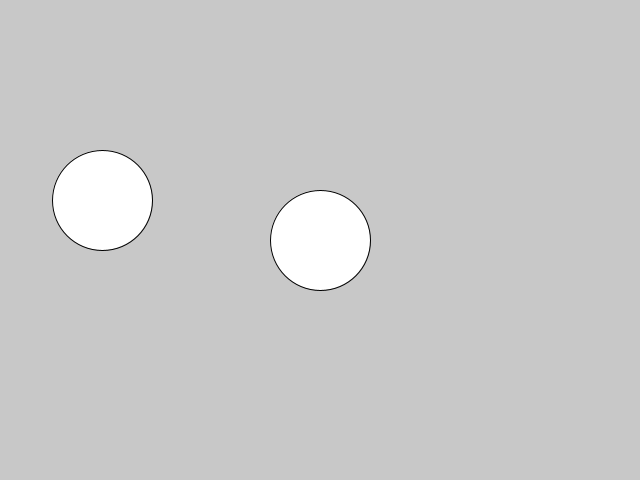
Frame 1 (no input)
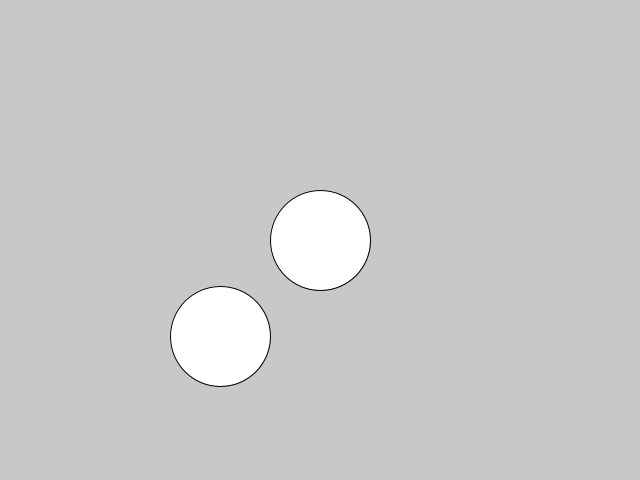
Frame 60 (the mouse pressed at the canvas centre just before this capture)
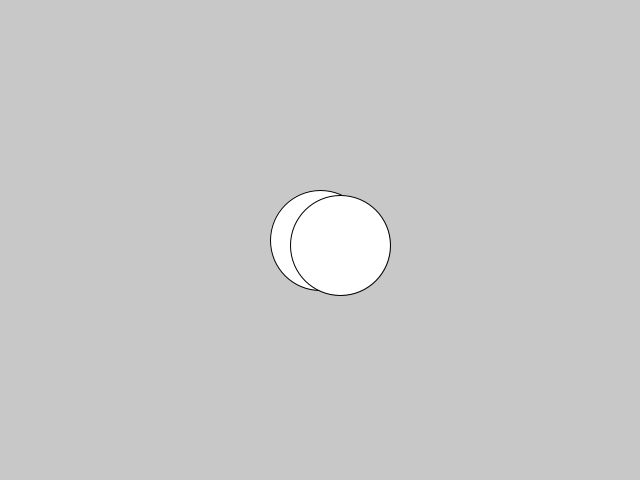
Frame 120 (the mouse held since frame 60 and released just before this capture)

The Processing sketch that drew these frames (run headless with seeded random() and noise(); from frame 60 on, the mouse is pressed at the canvas centre):

// Processing sketch: Balls2
// ── Balls2.pde
final int windowWidth = 640;
final int windowHeight = 480;

void settings()
{
  size(windowWidth, windowHeight);
}

class Ball
{
  int x;
  int y;
  int vx;
  int r;
  
  Ball(int x, int y, int r, int vx)
  {
    this.x = x;
    this.y = y;
    this.r = r;
    this.vx = vx;
  }
  
  void Update()
  {
    x += vx;
    
    if(vx > 0 && x-r > windowWidth)
      x = -r;
    else if(vx < 0 && x+r < 0)
      x = windowWidth + r;
  }
  
  void Draw()
  {
    ellipseMode(RADIUS);
    fill(255);
    circle(this.x, this.y, this.r);
  }
  
  void Draw(int x, int y)
  {
    ellipseMode(RADIUS);
    fill(255);
    circle(x, y, this.r);
  }
}

class BallBouncing extends Ball
{
  int vy;
  int ay = 1;
  
  BallBouncing(int x, int y, int r, int vx, int vy)
  {
    super(x, y, r, vx);
    this.vy = vy;
  }
  
  void Update()
  {
    if(mouseButton == RIGHT && mousePressed) return;
    super.Update();
    
    y += vy;
    
    if(y+r > windowHeight)
      vy = -vy;
    else
      vy += ay;
  }
  
  // inside BallBouncing
  void MouseDragged()
  {
    if(mouseButton == RIGHT)
      if(mouseX > x - r && mouseX < x + r && mouseY > y - r && mouseY < y + r)
      {
        x = mouseX;
        y = mouseY;
        vy = 0;
      }
    
  }
}

Ball ballA = new Ball(100, 100, 50, 2);
BallBouncing ballB = new BallBouncing(100, 200, 50, 2, 0);

void setup()
{
  
}

void mouseDragged()
{
  ballB.MouseDragged();
}

void draw()
{
  ballA.Update();
  ballB.Update();
  background(200);
  ballA.Draw(320, 240);
  ballB.Draw();
}
